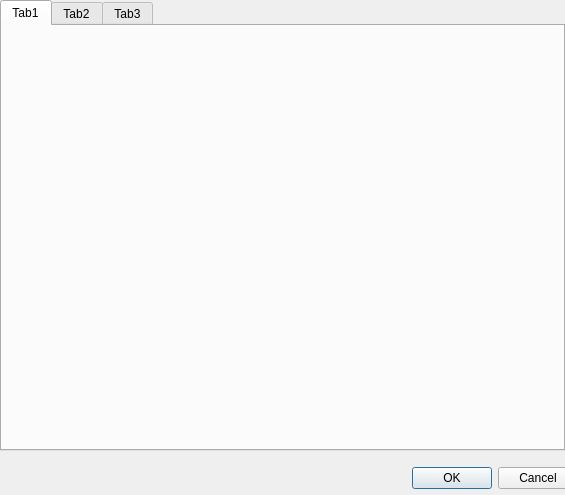
<?xml version="1.0" encoding="UTF-8"?>
<ui version="4.0">
 <class>PiezoStimDevice_DialogClass</class>
 <widget class="QDialog" name="PiezoStimDevice_DialogClass">
  <property name="geometry">
   <rect>
    <x>0</x>
    <y>0</y>
    <width>565</width>
    <height>495</height>
   </rect>
  </property>
  <property name="windowTitle">
   <string>PiezoStimDevice_Dialog</string>
  </property>
  <widget class="QWidget" name="layoutWidget">
   <property name="geometry">
    <rect>
     <x>340</x>
     <y>460</y>
     <width>238</width>
     <height>36</height>
    </rect>
   </property>
   <layout class="QHBoxLayout">
    <property name="spacing">
     <number>6</number>
    </property>
    <property name="leftMargin">
     <number>0</number>
    </property>
    <property name="topMargin">
     <number>0</number>
    </property>
    <property name="rightMargin">
     <number>0</number>
    </property>
    <property name="bottomMargin">
     <number>0</number>
    </property>
    <item>
     <spacer>
      <property name="orientation">
       <enum>Qt::Horizontal</enum>
      </property>
      <property name="sizeHint" stdset="0">
       <size>
        <width>131</width>
        <height>31</height>
       </size>
      </property>
     </spacer>
    </item>
    <item>
     <widget class="QPushButton" name="okButton">
      <property name="text">
       <string>OK</string>
      </property>
     </widget>
    </item>
    <item>
     <widget class="QPushButton" name="cancelButton">
      <property name="text">
       <string>Cancel</string>
      </property>
     </widget>
    </item>
   </layout>
  </widget>
  <widget class="QTabWidget" name="tabWidget">
   <property name="geometry">
    <rect>
     <x>0</x>
     <y>0</y>
     <width>565</width>
     <height>451</height>
    </rect>
   </property>
   <property name="currentIndex">
    <number>0</number>
   </property>
   <widget class="QWidget" name="tab1">
    <attribute name="title">
     <string>Tab1</string>
    </attribute>
   </widget>
   <widget class="QWidget" name="tab2">
    <attribute name="title">
     <string>Tab2</string>
    </attribute>
   </widget>
   <widget class="QWidget" name="tab">
    <attribute name="title">
     <string>Tab3</string>
    </attribute>
   </widget>
  </widget>
 </widget>
 <resources/>
 <connections/>
</ui>
